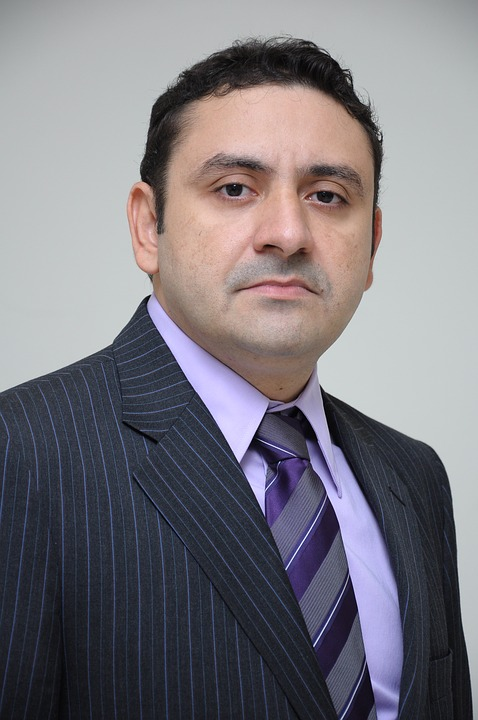
#> input picture images/face/00.jpg, 478 x 720 px, given in place of 34.jpg, which was not available
$ python compare_hists.py
#> lines starting #> are read from the running program, lines starting #| are printed output that depends on the picture; after the words box and inside, x2 and y2 are one past the last pixel; in counts of white or black regions, pixels touching at a corner belong together; long printed decimals are rounded; pictures that were not available may be replaced by others from this repository, and a replacement may not be noted
### harr_utils.py
import cv2,numpy as np
import imutils
#pip install opencv-python

def preprocessing(no): #전처리 수행 함수
#> called with no = 34
    name  = "images/face/%02d.jpg"%no
    print(name)
    image = cv2.imread(name, cv2.IMREAD_COLOR) #이미지 이름저장
#> image is the input picture: shape (720, 478, 3); mean B, G, R 126.6, 120, 123
    # image = imutils.resize(image, width=500)
    # image = np.asarray(image, dtype=np.uint8)
    if image is None : return None, None
    gray = cv2.cvtColor(image,cv2.COLOR_BGR2GRAY) #명암도 영상변환
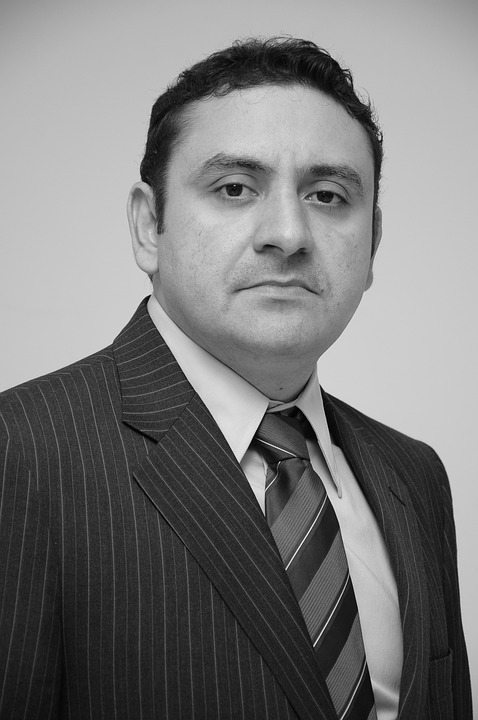
#> gray: shape (720, 478); min 0, max 250, mean 121.6
    gray = cv2.equalizeHist(gray)#히스토그램 평활화
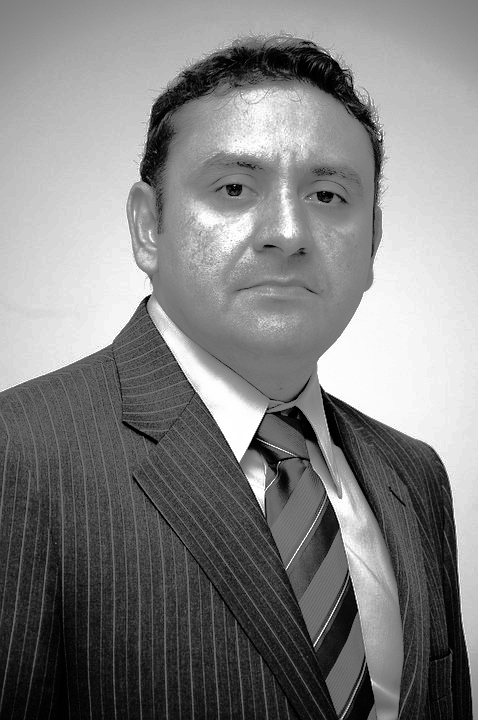
#> gray: shape (720, 478); min 0, max 255, mean 128.7
    return image,gray #원본영상과 명암도 영상 반환..


#얼굴 기울기 계산 함수

'''
cv2.fastAtan2(dy, dx) 함수는 OpenCV 라이브러리에서 제공되는 함수로, 주어진 y축 방향 변화량(dy)과 x축 방향 변화량(dx)을 사용하여 각도를 계산하는 함수입니다.

이 함수는 dy와 dx를 입력으로 받아, 아크탄젠트(arctangent) 함수를 이용하여 두 점 사이의 각도를 계산합니다. dy는 y축 방향의 변화량을, dx는 x축 방향의 변화량을 나타냅니다.

일반적인 math.atan2() 함수와 비슷하지만, cv2.fastAtan2()는 빠른 실행 속도를 제공하기 위해 최적화된 버전입니다. 주로 컴퓨터 비전과 이미지 처리에서 각도 계산을 수행하는 데 사용됩니다. 반환값은 라디안 단위로 표현된 각도입니다.

예를 들어, angle = cv2.fastAtan2(1, 1)은 (1, 1) 좌표에서의 각도를 계산하여 angle 변수에 저장합니다.

'''

def correct_image(image,face_center,eye_centers):
    pt0,pt1=eye_centers #좌우 눈 중심좌표
    if pt0[0] > pt1[0]:
        pt0,pt1 = pt1 , pt0 #좌표 바꾸기.

    dx,dy = np.subtract(pt1,pt0).astype(float) # 두 위치끼리 뺄셈후 float변경
    angle = cv2.fastAtan2(dy,dx) #차분으로 기울기계산
    print(face_center)
    print(face_center[0])
    print(face_center[1])
    print(angle)
    rot_mat = cv2.getRotationMatrix2D((int(face_center[0]),int(face_center[1])),int(angle),1)#기울기만큼 회전시킴

    #face_center: 회전 중심점 좌표를 나타내는 튜플이나 리스트입니다. 예를 들어, (x, y) 형태의 튜플로 중심점 좌표를 전달합니다.
    #angle: 회전할 각도입니다. 양수인 경우 시계 방향으로 회전하고, 음수인 경우 반시계 방향으로 회전합니다.
    #scale: 옵션으로, 회전 후 이미지의 크기 조절 비율을 지정합니다. 기본값은 1입니다.

    size = image.shape[1::-1] #행태와 크기는 역순
    corr_image = cv2.warpAffine(image,rot_mat,size,cv2.INTER_CUBIC)

    #영상의 어파인 변환 함수 - cv2.warpAffine
    #어파인 변환 행렬을 어파인 변환 함수에 입력해주면 이동 변환을 할 수 있습니다.
    #cv2.warpAffine(src, M, dsize, dst=None, flags=None, borderMode=None, borderValue=None) -> dst
    #src : 입력영상(변환할 이미지)
    #rot_mat: 이미지에 적용할 내용..
    #size : 사이즈
    #flag : 보간법  cv2.INTER_CUBIC등등..
    #https://deep-learning-study.tistory.com/175

    #cv2.INTER_CUBIC - 3차회선 보간법(4x4 이웃 픽셀 참조)
    #https://deep-learning-study.tistory.com/185

    eye_centers = np.expand_dims(eye_centers,axis=0) #첫번째 차원에 새로운축 추가
    #차원확장.. 만약(N,) 이였다면 (1,N)이 됨

    corr_centers = cv2.transform(eye_centers,rot_mat) #회전 변환 자표 계산
    corr_centers = np.squeeze(corr_centers,axis=0) #보정차원감소
    # 배열의 크기가 1인 차원을 제거하는 함수입니다.

    return corr_image,corr_centers


#입술영역 및 머리 영역 검출

def define_roi(pt,size):

    #np.ravel() 함수는 NumPy 라이브러리에서 제공되는 함수로,
    # 다차원 배열을 1차원으로 평탄화(flatten)하는 함수입니다.

    #(pt, size) 튜플이 ([1, 2], (3, 4))라고 가정하면,
    # np.ravel((pt, size)).astype("int")은 [1, 2, 3, 4]
    return np.ravel((pt,size)).astype("int")


def detect_object(center,face):
    w,h = np.array(face[2:4]) #얼굴영역 크기(w,h)
    center = np.array(center)  # 얼굴 중심좌표를 ndarray객체(다차원객체)로 변경
    gap1 = np.multiply((w, h) , np.array([0.45, 0.65]))#얼굴영역 비율크기 45%,65%
    gap2 = np.multiply((w, h) , np.array([0.18, 0.1]))#입술영역 비율크기 18%,10%

    pt1 = center-gap1 #좌상단 평행이동  머리시작좌표
    pt2 = center+gap1 #우하단 평행이동 머리종료 좌표
    hair = define_roi(pt1,pt2-pt1) #전체 머리영역

    size = np.multiply(hair[2:4],(1,0.4)) #머리카락 영역높이 40%
    hair1 = define_roi(pt1,size) #윗머리 영역(x,y,w,h)
    hair2 = define_roi(pt2-size,size) #귀밑머리영역

    lip_center = center + (0,int(h*0.3)) #입술영역 중심좌표  - 30%
    lip1 = lip_center - gap2 #좌상단 평행이동 #입술시작좌표
    lip2 = lip_center + gap2 #우하단 평행이동 #입술종료좌표
    lip = define_roi(lip1,lip2 - lip1) #두 좌표 차분->크기 입술영역

    return [hair1,hair2,lip,hair]

### haar_histogram.py
import cv2,numpy as np


#타원 그리기 함수
def draw_ellipse(image,roi,ratio,color,thickness=cv2.FILLED):
    x, y, w, h = roi
    center = (x + w//2 , y + h//2)
    size = (int(w*ratio), int(h*ratio)) #그려질 타원비율
    cv2.ellipse(image,center,size,0,0,360,color,thickness)
    #타원을 그리는 함수
    #image : 타원을 그릴 이미지
    #center : 중심좌표  , 튜플형식
    #size : 장축과 단축의 반지름길이, 튜플형식
    #angle : 회전각도  0
    #startAngle : 타원시작각도  0도는 3시방향
    #endAngle : 타원의 종료각도 360도는 한바퀴
    #color:색상,  (B,G,R)같은 튜플형식
    #thickness 타원의 선 두께   음수값주면 내부를 채운다고함..
    return image


#각 마스크 생성함수

def make_masks(rois,shape):#영역별 마스크생성함수
    base_mask = np.full(shape,255,np.uint8)
    hair_mask = draw_ellipse(base_mask,rois[3],0.45,0) #얼굴타원그리기
    lip_mask = draw_ellipse(np.copy(base_mask),rois[2],0.40,255)#입력타원그리기
    #기본 마스크에 입술영역 타원그리기


    masks = [hair_mask,hair_mask,lip_mask,~lip_mask] #4개 마스크생성, ~lip은 입술마스크 반전
    masks = [mask[y:y+h,x:x+w] for mask, (x,y,w,h) in zip(masks,rois)]
    # for mask, (x,y,w,h) in zip(masks,rois): masks와 rois 리스트를 동시에 순회하면서 각각의 요소들을 mask와 (x,y,w,h)로 언패킹합니다.
    # mask[y:y+h,x:x+w]: mask에서 (x,y) 좌표부터 (x+w,y+h) 좌표까지의 부분 영역을 추출하여 새로운 마스크 이미지를 생성합니다.
    # 이렇게 생성된 마스크 이미지를 리스트 컴프리헨션으로 생성된 masks 리스트에 추가합니다.
    # 결과적으로, masks 리스트에 각 관심영역에 해당하는 마스크이미지들이 저장됨..

    # for i ,mask in enumerate(masks):  마스크 영상 윈도우표시
    #     cv2.imshow('mask'+str(i),mask)
    # cv2.waitKey()

    return masks


#마스크를 이용하여 각 서브영역의 히스토그램을 생성
#기울기 보정 영상에 각 서브 영역 및 마스크로 히스토그램 계산

def calc_histo(image,rois,masks):
    bsize = (64,64,64) #히스토그램 계급갯수?? 잘안보임..
    ranges = (0,256,0,256,0,256) #각 채널 빈도범위

    #해당영역 참조영상
    subs = [image[y:y+h,x:x+w] for x,y,w,h in rois] #관심영역 참조로 영상생성

    #관심영역 영상 히스토그램
    hists = [cv2.calcHist([sub],[0,1,2],mask,bsize,ranges,3) for sub,mask in zip(subs,masks)]
    #masks는 각 영역 마스크 4개..

    #히스토그램 정규화
    hists = [h/np.sum(h) for h in hists]

    #입술-얼굴 유사도
    sim1 = cv2.compareHist(hists[2],hists[3],cv2.HISTCMP_CORREL)
    #cv2.compareHist() 함수는 두 개의 히스토그램을 비교하여 유사성을 측정하는 기능
    #hists[2]와 hists[3]는 비교할 두 개의 히스토그램
    #cv2.HISTCMP_CORREL은 비교 방법을 지정하는 상수로, 상관 계수(correlation)를 사용하여 히스토그램의 유사도를 계산하도록 설정됩니다.
    #sim1은 hists[2]와 hists[3] 사이의 유사도를 나타내는 값으로,
    #일반적으로 -1에서 1 사이의 범위를 가집니다.
    # 유사도가 높을수록 값은 1에 가까워지며, 유사도가 낮을수록 값은 -1에 가까워집니다

    #윗-귓밑머리 유사도
    sim2 = cv2.compareHist(hists[0],hists[1],cv2.HISTCMP_CORREL)

    return sim1,sim2

### compare_hists.py
from harr_utils import *
from haar_histogram import *


face_cascade = cv2.CascadeClassifier("data/haarcascades/haarcascade_frontalface_alt2.xml")
eye_cascade = cv2.CascadeClassifier("data/haarcascades/haarcascade_eye.xml")


image,gray = preprocessing(34)
if image is None:
    raise Exception("영상 파일 읽기 에러")

faces = face_cascade.detectMultiScale(gray,1.1,2,0,(100,100)) #얼굴검출
#> faces = [[147, 85, 261, 261]]
#detectMultiScale(gray,영상확대비율 ,이웃후보개수,0,최소얼굴크기)

print(faces)
#| [[147  85 261 261]]
if faces.any():#얼굴 검출되면
    x, y, w, h = faces[0] #검출사각형
#> x = 147; y = 85; w = 261; h = 261
    face_image = image[y:y+h,x:x+w] #얼굴 영역 영상 가져오기
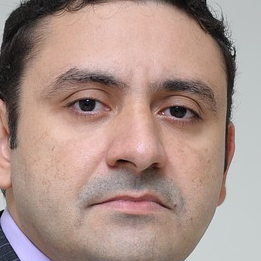
#> face_image: shape (261, 261, 3); mean B, G, R 137.7, 145.8, 170.6
    eyes = eye_cascade.detectMultiScale(face_image,1.15,7,0,(25,20))#눈검출
#> eyes = [[60, 77, 55, 55], [151, 85, 52, 52]]
    if len(eyes) == 2: #눈 사각형이 검출되면
        face_center =(x+w//2,y+h//2)
#> face_center = (277, 215)
        eye_centers = [(x+ex+ew//2,y+ey+eh//2) for ex,ey,ew,eh in eyes]
#> eye_centers = [(234, 189), (324, 196)]
        corr_image,corr_center = correct_image(image,face_center,eye_centers)#회전 보정
#> in correct_image, `pt0,pt1=eye_centers`: pt0 = (234, 189); pt1 = (324, 196)
#> in correct_image, `dx,dy = np.subtract(pt1,pt0).astype(float)`: dx = 90; dy = 7
#> in correct_image, `angle = cv2.fastAtan2(dy,dx)`: angle = 4.45
#| (277, 215)
#| 277
#| 215
#| 4.447
#> in correct_image, `rot_mat = cv2.getRotationMatrix2D((int(face_center[0]),int(face_center..`: rot_mat = [[0.998, 0.0698, -14.32], [-0.0698, 0.998, 19.85]]
#> in correct_image, `corr_image = cv2.warpAffine(image,rot_mat,size,cv2.INTER_CUBIC)`:
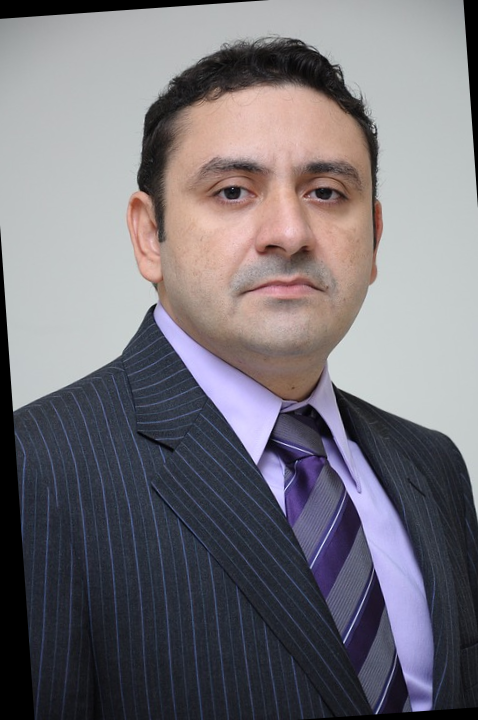
#> corr_image: shape (720, 478, 3); mean B, G, R 121.3, 114.8, 118
#> in correct_image, `eye_centers = np.expand_dims(eye_centers,axis=0)`: eye_centers = [[234, 189], [324, 196]]
#> in correct_image, `corr_centers = cv2.transform(eye_centers,rot_mat)`: corr_centers = [[232, 192], [323, 193]]
#> corr_center = [[232, 192], [323, 193]]

        print(corr_image)
#> (printed output is left out)
        print(corr_image.shape[:2])
#| (720, 478)

        rois = detect_object(face_center,faces[0]) #머리카락,입술영역 계산
#> in detect_object, `w,h = np.array(face[2:4])`: w = 261
#> in detect_object, `center = np.array(center)`: center = [277, 215]
#> in detect_object, `gap1 = np.multiply((w, h) , np.array([0.45, 0.65]))#얼굴영역 비율크기 45%,65%`: gap1 = [117.5, 169.7]
#> in detect_object, `gap2 = np.multiply((w, h) , np.array([0.18, 0.1]))#입술영역 비율크기 18%,10%`: gap2 = [46.98, 26.1]
#> in detect_object, `pt1 = center-gap1`: pt1 = [159.6, 45.35]
#> in detect_object, `pt2 = center+gap1`: pt2 = [394.4, 384.6]
#> in detect_object, `hair = define_roi(pt1,pt2-pt1)`: hair = [159, 45, 234, 339]
#> in detect_object, `size = np.multiply(hair[2:4],(1,0.4))`: size = [234, 135.6]
#> in detect_object, `hair1 = define_roi(pt1,size)`: hair1 = [159, 45, 234, 135]
#> in detect_object, `hair2 = define_roi(pt2-size,size)`: hair2 = [160, 249, 234, 135]
#> in detect_object, `lip_center = center + (0,int(h*0.3))`: lip_center = [277, 293]
#> in detect_object, `lip1 = lip_center - gap2`: lip1 = [230, 266.9]
#> in detect_object, `lip2 = lip_center + gap2`: lip2 = [324, 319.1]
#> in detect_object, `lip = define_roi(lip1,lip2 - lip1)`: lip = [230, 266, 93, 52]
#> rois = [[159, 45, 234, 135], [160, 249, 234, 135], [230, 266, 93, 52], [159, 45, 234, 339]]
        masks = make_masks(rois,corr_image.shape[:2])
#> in draw_ellipse, `x, y, w, h = roi`: x = 159; y = 45; w = 234; h = 339
#> in draw_ellipse, `center = (x + w//2 , y + h//2)`: center = (276, 214)
#> in draw_ellipse, `size = (int(w*ratio), int(h*ratio))`: size = (105, 152)
#> in draw_ellipse, `cv2.ellipse(image,center,size,0,0,360,color,thickness)`:
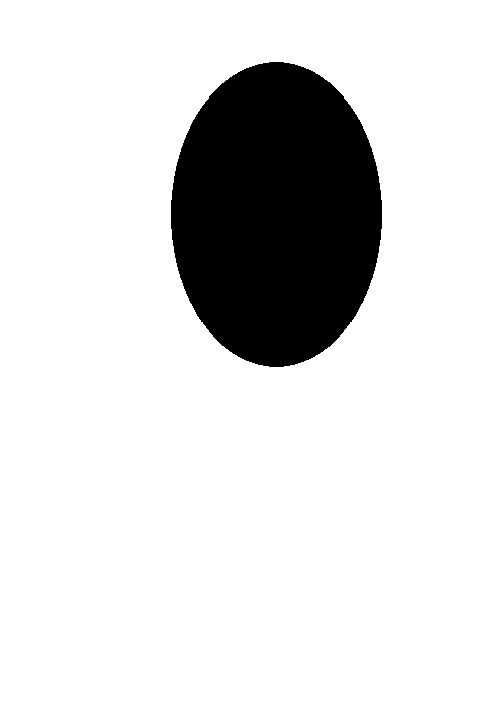
#> image: shape (720, 478); 85.3% white; 1 black region, box (x1, y1, x2, y2) and area: (171, 62, 382, 367) 50461
#> call 2 of draw_ellipse, with roi = array of shape (4,), ratio = 0.4, color = 255, thickness = -1
#> in draw_ellipse (call 2), `x, y, w, h = roi`: x = 230; y = 266; w = 93; h = 52
#> in draw_ellipse (call 2), `center = (x + w//2 , y + h//2)`: center = (276, 292)
#> in draw_ellipse (call 2), `size = (int(w*ratio), int(h*ratio))`: size = (37, 20)
#> in draw_ellipse (call 2), `cv2.ellipse(image,center,size,0,0,360,color,thickness)`:
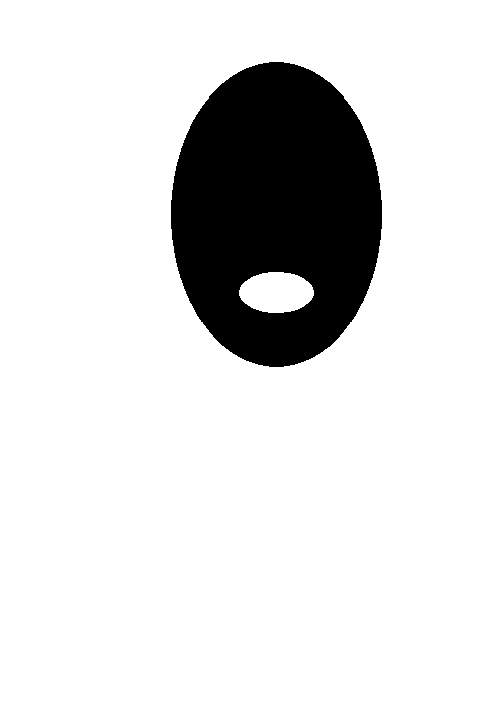
#> image: shape (720, 478); 86% white; 1 black region, box (x1, y1, x2, y2) and area: (171, 62, 382, 367) 48052
#> in make_masks, `masks = [mask[y:y+h,x:x+w] for mask, (x,y,w,h) in zip(masks,rois)]`: masks = 4 items
#> masks = 4 items
        sim = calc_histo(corr_image,rois,masks)
#> in calc_histo, `sim1 = cv2.compareHist(hists[2],hists[3],cv2.HISTCMP_CORREL)`: sim1 = 0.0652
#> in calc_histo, `sim2 = cv2.compareHist(hists[0],hists[1],cv2.HISTCMP_CORREL)`: sim2 = -0.00418
#> sim = (0.0652, -0.00418)

        print("윗-귀밑머리유사도: %4.2f"%sim[0])
#| 윗-귀밑머리유사도: 0.07
        print("입술-얼굴 유사도: %4.2f"%sim[1])
#| 입술-얼굴 유사도: -0.00

    else:
        print("눈 미검출")


else:
    print("얼굴 미검출")

cv2.imshow("image",image)
cv2.waitKey(0)

$ run again, on images/face/04.jpg
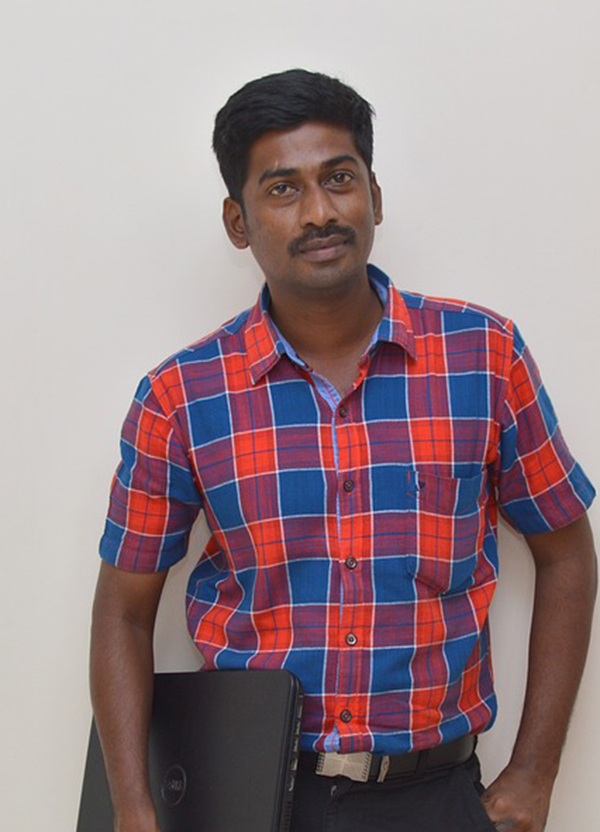
#> input picture images/face/04.jpg, 600 x 832 px, given in place of 34.jpg, which was not available
#> in preprocessing, image is the input picture: shape (832, 600, 3); mean B, G, R 136.9, 131.7, 151.9
#> faces = [[234, 120, 161, 161]]
#| [[234 120 161 161]]
#> `x, y, w, h = faces[0]`: x = 234; y = 120; w = 161
#> eyes = [[25, 47, 44, 44], [82, 35, 45, 45]]
#> face_center = (314, 200)
#> `eye_centers = [(x+ex+ew//2,y+ey+eh//2) for ex,ey,ew,eh in eyes]`: eye_centers = [(281, 189), (338, 177)]
#> in correct_image, `pt0,pt1=eye_centers`: pt0 = (281, 189); pt1 = (338, 177)
#> dx = 57; dy = -12
#> angle = 348.1
#| (314, 200)
#| 314
#| 200
#| 348.111
#> rot_mat = [[0.978, -0.208, 48.44], [0.208, 0.978, -60.91]]
#> in correct_image, `corr_image = cv2.warpAffine(image,rot_mat,size,cv2.INTER_CUBIC)`:
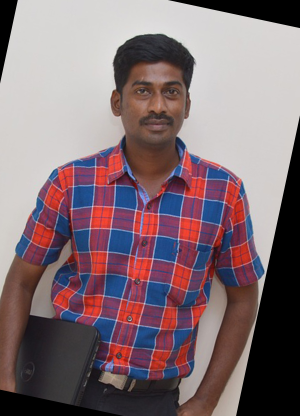
#> corr_image: shape (832, 600, 3) (shown at 1/2 size); mean B, G, R 116.6, 110.9, 130.5
#> in correct_image, `eye_centers = np.expand_dims(eye_centers,axis=0)`: eye_centers = [[281, 189], [338, 177]]
#> corr_centers = [[284, 182], [342, 182]]
#> (printed output is left out)
#| (832, 600)
#> in detect_object, `w,h = np.array(face[2:4])`: w = 161
#> in detect_object, `center = np.array(center)`: center = [314, 200]
#> gap1 = [72.45, 104.7]
#> gap2 = [28.98, 16.1]
#> in detect_object, `pt1 = center-gap1`: pt1 = [241.6, 95.35]
#> pt2 = [386.4, 304.6]
#> hair = [241, 95, 144, 209]
#> in detect_object, `size = np.multiply(hair[2:4],(1,0.4))`: size = [144, 83.6]
#> hair1 = [241, 95, 144, 83]
#> hair2 = [242, 221, 144, 83]
#> lip_center = [314, 248]
#> lip1 = [285, 231.9]
#> lip2 = [343, 264.1]
#> lip = [285, 231, 57, 32]
#> rois = [[241, 95, 144, 83], [242, 221, 144, 83], [285, 231, 57, 32], [241, 95, 144, 209]]
#> in draw_ellipse, `x, y, w, h = roi`: x = 241; y = 95; w = 144; h = 209
#> in draw_ellipse, `center = (x + w//2 , y + h//2)`: center = (313, 199)
#> in draw_ellipse, `size = (int(w*ratio), int(h*ratio))`: size = (64, 94)
#> image: shape (832, 600); 96.2% white; 1 black region, box (x1, y1, x2, y2) and area: (249, 105, 378, 294) 19111
#> in draw_ellipse (call 2), `x, y, w, h = roi`: x = 285; y = 231; w = 57; h = 32
#> in draw_ellipse (call 2), `center = (x + w//2 , y + h//2)`: center = (313, 247)
#> in draw_ellipse (call 2), `size = (int(w*ratio), int(h*ratio))`: size = (22, 12)
#> in draw_ellipse (call 2), `cv2.ellipse(image,center,size,0,0,360,color,thickness)`:
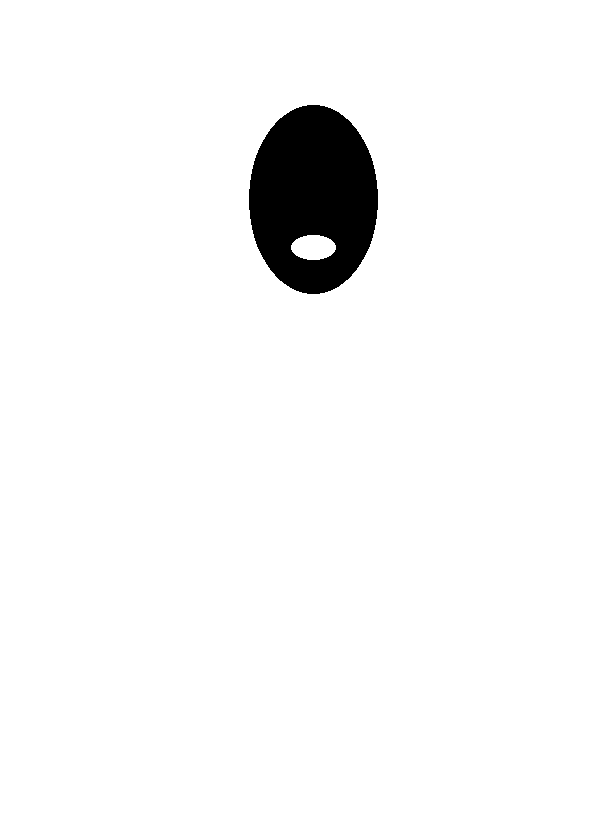
#> image: shape (832, 600); 96.3% white; 1 black region, box (x1, y1, x2, y2) and area: (249, 105, 378, 294) 18226
#> in make_masks, `masks = [mask[y:y+h,x:x+w] for mask, (x,y,w,h) in zip(masks,rois)]`: masks = 4 items
#> sim1 = 0.209
#> sim2 = -0.00799
#> sim = (0.209, -0.00799)
#| 윗-귀밑머리유사도: 0.21
#| 입술-얼굴 유사도: -0.01
